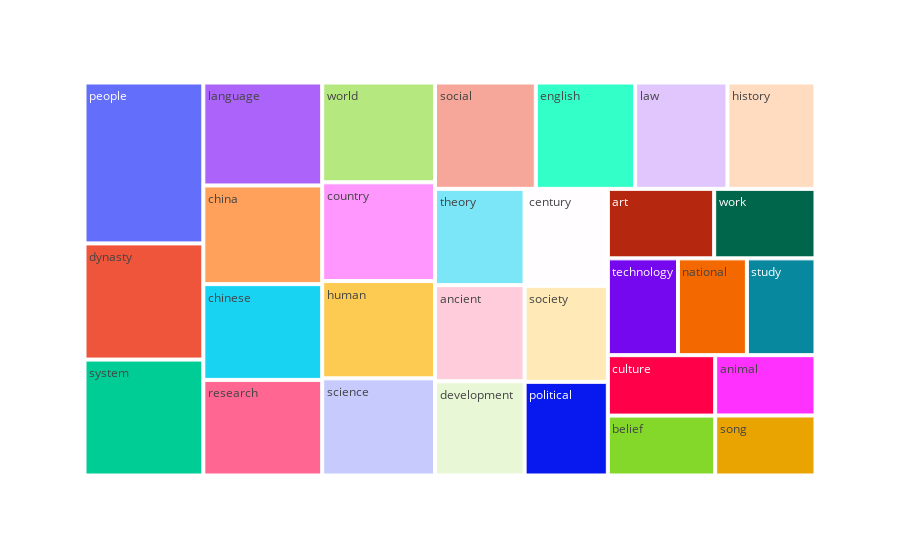

Write notebook code for a chart like this one.
### Code cell
import plotly.express as px
fig = px.treemap(frequencies_300, path = ['word'],
                 values = 'occurance')
fig.show()

### Figure 1 — Plotly figure (JSON) as saved in the notebook; plotly's stock layout.template omitted (floating-point values rounded to 4 significant figures)
{"data": [{"branchvalues": "total", "domain": {"x": [0, 1], "y": [0, 1]}, "hovertemplate": "labels=%{label}<br>occurance=%{value}<br>parent=%{parent}<br>id=%{id}<extra></extra>", "ids": ["ancient", "animal", "art", "belief", "century", "china", "chinese", "country", "culture", "development", "dynasty", "english", "history", "human", "language", "law", "national", "people", "political", "research", "science", "social", "society", "song", "study", "system", "technology", "theory", "work", "world"], "labels": ["ancient", "animal", "art", "belief", "century", "china", "chinese", "country", "culture", "development", "dynasty", "english", "history", "human", "language", "law", "national", "people", "political", "research", "science", "social", "society", "song", "study", "system", "technology", "theory", "work", "world"], "name": "", "parents": ["", "", "", "", "", "", "", "", "", "", "", "", "", "", "", "", "", "", "", "", "", "", "", "", "", "", "", "", "", ""], "type": "treemap", "values": [572, 402, 491, 427, 536, 779, 756, 740, 431, 561, 917, 702, 622, 729, 813, 652, 443, 1270, 518, 755, 728, 712, 531, 400, 441, 915, 451, 573, 468, 748]}], "layout": {"legend": {"tracegroupgap": 0}, "margin": {"t": 60}}}
